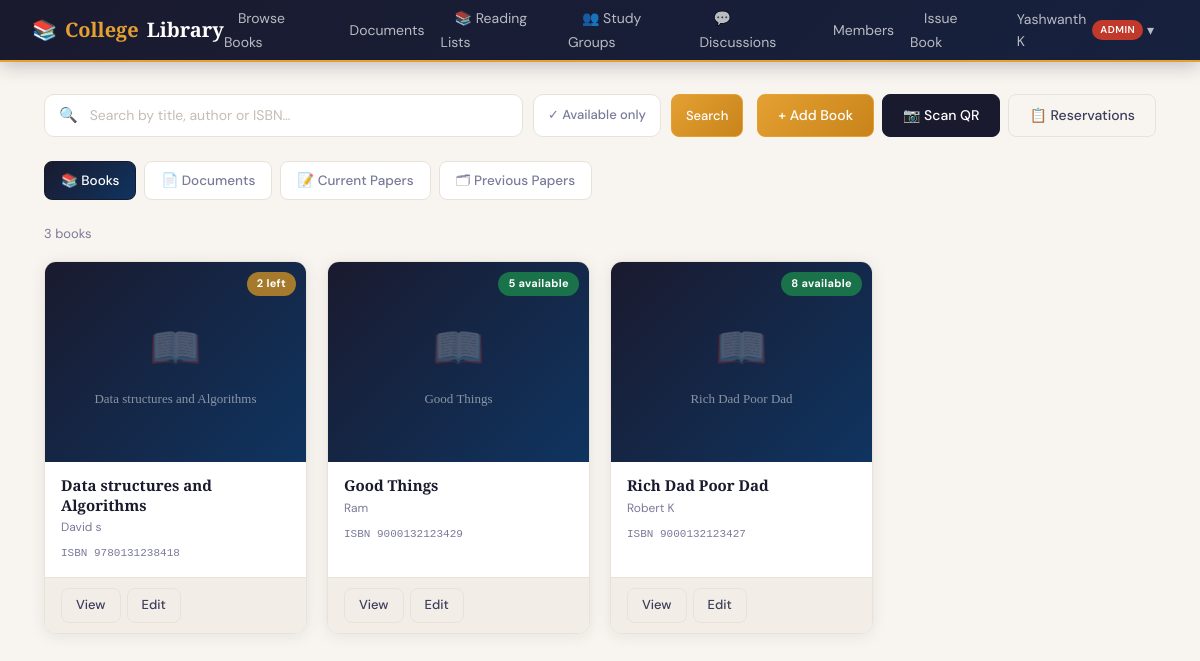
/books/ (signed in), run on the app's committed database.
### accounts/models.py (models this page shows, shortened)
class CustomUser(AbstractUser):
    class Role(models.TextChoices):
        ADMIN = 'ADMIN', 'Admin'
        LIBRARIAN = 'LIBRARIAN', 'Librarian'
        TEACHER = 'TEACHER', 'Teacher'
        STUDENT = 'STUDENT', 'Student'
    role = models.CharField(
        max_length=20,
        choices=Role.choices,
        default=Role.STUDENT,
    )
    phone_number = models.CharField(max_length=15, blank=True)
    department = models.CharField(max_length=100, blank=True)   # e.g. "Computer Science"
    student_id = models.CharField(max_length=20, blank=True, unique=True, null=True)
    profile_picture = models.ImageField(upload_to='profiles/', blank=True, null=True)
    is_approved = models.BooleanField(default=False)            # Admin must approve new members
    date_of_joining = models.DateField(auto_now_add=True)
    @property
    def can_manage_books(self):
        return self.role in (self.Role.ADMIN, self.Role.LIBRARIAN)

### books/models.py (models this page shows, shortened)
class Book(models.Model):
    title          = models.CharField(max_length=200, db_index=True)
    author         = models.CharField(max_length=200, db_index=True)
    isbn           = models.CharField(max_length=13, unique=True, db_index=True)
    published_date = models.DateField()
    quantity       = models.PositiveIntegerField(default=1)
    description    = models.TextField(blank=True)
    cover_image    = models.ImageField(upload_to='book_covers/', blank=True, null=True)
    cover_url      = models.URLField(blank=True)          # cached external URL fallback
    qr_code        = models.ImageField(upload_to='book_qrcodes/', blank=True, null=True)
    created_at     = models.DateTimeField(auto_now_add=True)
    updated_at     = models.DateTimeField(auto_now=True)
    added_by       = models.ForeignKey(
        settings.AUTH_USER_MODEL,
        on_delete=models.SET_NULL,
        null=True, blank=True,
        related_name='books_added',
    )
    class Meta:
        ordering = ['title']
    @property
    def is_available(self):
        return self.quantity > 0
    @property
    def cover(self):
        if self.cover_image:
            return self.cover_image.url
        if self.cover_url:
            return self.cover_url
        return None

### books/views.py (the view)
# urls.py: path('',                        views.book_list,    name='book_list'),
@login_required
@approved_required
def book_list(request):
    query  = request.GET.get('q', '')
    avail  = request.GET.get('avail', '')
    books  = Book.objects.all()
    if query:
        books = books.filter(Q(title__icontains=query) | Q(author__icontains=query) | Q(isbn__icontains=query))
    if avail == '1':
        books = books.filter(quantity__gt=0)
    user_reservations = {}
    if request.user.is_authenticated:
        for r in Reservation.objects.filter(
            user=request.user, status__in=['PENDING','NOTIFIED']
        ).select_related('book'):
            user_reservations[r.book_id] = r
    book_data = []
    for b in books:
        book_data.append({
            'book': b,
            'reservation': user_reservations.get(b.pk),
        })
    return render(request, 'books/book_list.html', {
        'book_data': book_data,
        'query': query,
        'avail': avail,
        'can_manage': request.user.can_manage_books,
    })

### books/templates/books/book_list.html (shortened to what this page needs)
{% extends 'base.html' %}
{% block content %}
<div class="page">
  <div class="catalogue-toolbar">
    <div class="search-row">
      <form method="get" style="display:flex;gap:10px;flex:1;flex-wrap:wrap;">
        <div class="search-box" style="flex:1;">
          <span class="s-icon">🔍</span>
          <input type="text" name="q" placeholder="Search by title, author or ISBN…" value="{{ query }}">
        </div>
        <a href="?{% if query %}q={{ query }}&{% endif %}avail={% if avail == '1' %}{% else %}1{% endif %}"
           class="filter-avail {% if avail == '1' %}active{% endif %}">
          ✓ Available only
        </a>
        <button type="submit" class="btn btn-gold btn-sm">Search</button>
      </form>
    </div>
    {% if can_manage %}
    <div class="staff-actions">
      <a href="{% url 'books:add_book' %}" class="btn btn-gold">+ Add Book</a>
      <a href="{% url 'books:qr_scanner' %}" class="btn btn-primary">📷 Scan QR</a>
      <a href="{% url 'books:all_reservations' %}" class="btn btn-outline">📋 Reservations</a>
    </div>
    {% endif %}
  </div>
  <div class="tab-row">
    <a href="{% url 'books:book_list' %}" class="tab-link active">📚 Books</a>
    <a href="{% url 'books:document_list' %}" class="tab-link">📄 Documents</a>
    <a href="{% url 'books:document_list' %}?type=QUESTION_CURR" class="tab-link">📝 Current Papers</a>
    <a href="{% url 'books:document_list' %}?type=QUESTION_PREV" class="tab-link">🗂 Previous Papers</a>
  </div>
  <div style="margin-bottom:16px;font-size:13px;color:var(--ink3);">
    {{ book_data|length }} book{{ book_data|length|pluralize }}
  </div>
  {% if book_data %}
  <div class="book-grid">
    {% for item in book_data %}
    {% with b=item.book r=item.reservation %}
    <div class="book-card">
      <div class="book-cover-wrap">
        {% if b.cover %}
          <img src="{{ b.cover }}" alt="{{ b.title }}" class="book-cover-img"
               onerror="this.style.display='none';this.nextElementSibling.style.display='flex';">
          <div class="book-cover-placeholder" style="display:none;">
            <div class="ph-icon">📖</div>
            <div class="ph-title">{{ b.title }}</div>
          </div>
        {% else %}
          <div class="book-cover-placeholder">
            <div class="ph-icon">📖</div>
            <div class="ph-title">{{ b.title }}</div>
          </div>
        {% endif %}
        {% if b.quantity == 0 %}
          <span class="avail-ribbon avail-out">Out of Stock</span>
        {% elif b.quantity <= 2 %}
          <span class="avail-ribbon avail-low">{{ b.quantity }} left</span>
        {% else %}
          <span class="avail-ribbon avail-ok">{{ b.quantity }} available</span>
        {% endif %}
      </div>
      <div class="book-info">
        <a href="{% url 'books:book_detail' b.pk %}" style="text-decoration:none;">
          <div class="book-title">{{ b.title }}</div>
        </a>
        <div class="book-author">{{ b.author }}</div>
        <div class="book-isbn">ISBN {{ b.isbn }}</div>
      </div>
      <div class="book-actions">
        <a href="{% url 'books:book_detail' b.pk %}" class="btn btn-outline btn-sm">View</a>
        {% if can_manage %}
          <a href="{% url 'books:edit_book' b.pk %}" class="btn btn-outline btn-sm">Edit</a>
        {% endif %}
      </div>
    </div>
    {% endwith %}
    {% endfor %}
  </div>
  {% endif %}
</div>
{% endblock %}

### templates/base.html (shortened to what this page needs)
<!DOCTYPE html>
<html lang="en">
<head>
</head>
<body>
{% if user.is_authenticated %}
<nav class="navbar">
  <a class="nav-brand" href="{% url 'accounts:dashboard' %}">📚 <span>College</span> Library</a>
  <ul class="nav-links">
    <li><a href="{% url 'books:book_list' %}">Browse Books</a></li>
    <li><a href="{% url 'books:document_list' %}">Documents</a></li>
    <li><a href="{% url 'social:reading_lists' %}">📚 Reading Lists</a></li>
    <li><a href="{% url 'social:study_rooms' %}">👥 Study Groups</a></li>
    <li><a href="{% url 'social:discussions' %}">💬 Discussions</a></li>
    {% if user.can_manage_books %}
      <li><a href="{% url 'accounts:manage_users' %}">Members</a></li>
      <li><a href="{% url 'accounts:issue_book' %}">Issue Book</a></li>
    {% else %}
      <li><a href="{% url 'accounts:my_borrows' %}">My Books</a></li>
    {% endif %}
    <li class="nav-dropdown">
      <a href="#" class="nav-dropdown-toggle">
        {{ user.get_full_name|default:user.username }}
        <span class="nav-role-badge role-{{ user.role|lower }}">{{ user.get_role_display }}</span>
        &nbsp;▾
      </a>
    </li>
  </ul>
</nav>
{% endif %}
{% block content %}{% endblock %}
</body>
</html>

### templates/base.html (style rules this page uses)
:root { --navy: #1a1a2e; --navy-mid: #16213e; --navy-deep: #0f3460; --gold: #e5a032; --gold-dk: #c8841a; --gold-lt: #fdf3e0; --gold-bd: #f0d79a; --cream: #f8f5f0; --paper: #f2ede6; --border: #e8e2d9; --ink: #1a1a2e; --ink2: #3d3d5c; --ink3: #7a7a9a; --white: #ffffff; --danger: #c0392b; --success: #1a7a4a; --warn: #b5832a; --info: #0d6e6e; --radius: 10px; --shadow: 0 2px 16px rgba(26,26,46,0.08); --shadow-lg: 0 8px 40px rgba(26,26,46,0.16); }
*, *::before, *::after { box-sizing: border-box; margin: 0; padding: 0; }
body { font-family: 'DM Sans', sans-serif; background: var(--cream); color: var(--ink); min-height: 100vh; font-size: 15px; line-height: 1.6; }
.navbar { background: linear-gradient(135deg, var(--navy) 0%, var(--navy-mid) 100%); padding: 0 32px; height: 62px; display: flex; align-items: center; justify-content: space-between; position: sticky; top: 0; z-index: 200; border-bottom: 2px solid var(--gold); box-shadow: 0 2px 20px rgba(26,26,46,0.3); }
.nav-brand { font-family: 'Playfair Display', serif; font-size: 20px; font-weight: 700; color: #fff; text-decoration: none; display: flex; align-items: center; gap: 8px; }
.nav-brand span { color: var(--gold); }
.nav-links { display: flex; align-items: center; gap: 2px; list-style: none; }
.nav-links a { color: rgba(255,255,255,0.7); text-decoration: none; font-size: 14px; font-weight: 400; padding: 7px 14px; border-radius: 8px; transition: all 0.2s; }
.nav-role-badge { font-size: 10px; font-weight: 600; padding: 2px 8px; border-radius: 20px; margin-left: 6px; text-transform: uppercase; letter-spacing: 0.5px; }
.role-admin { background: #c0392b; color: #fff; }
.nav-dropdown { position: relative; }
.nav-dropdown-toggle { cursor: pointer; display: flex; align-items: center; }
.page { padding: 32px 24px; max-width: 1160px; margin: 0 auto; }
.btn { display: inline-flex; align-items: center; gap: 6px; padding: 9px 20px; border-radius: 8px; font-family: 'DM Sans', sans-serif; font-size: 14px; font-weight: 500; cursor: pointer; border: 1.5px solid transparent; text-decoration: none; transition: all 0.18s; white-space: nowrap; }
.btn-primary { background: var(--navy); color: #fff; border-color: var(--navy); }
.btn-gold { background: linear-gradient(135deg, var(--gold), var(--gold-dk)); color: #fff; border-color: var(--gold); }
.btn-outline { background: transparent; color: var(--ink2); border-color: var(--border); }
.btn-sm { padding: 6px 14px; font-size: 13px; }
input, select, textarea { width: 100%; padding: 11px 14px; border: 1.5px solid var(--border); border-radius: 8px; background: #fff; font-family: 'DM Sans', sans-serif; font-size: 14px; color: var(--ink); transition: border-color 0.2s, box-shadow 0.2s; outline: none; }
input::placeholder { color: #c4bdb5; }

### data on the page
CustomUser: get_full_name "Yashwanth K", role "ADMIN"
Book: book "Data structures and Algorithms", book.quantity "2", book.author "David s", book.isbn "9780131238418"
Book: book "Good Things", book.quantity "5", book.author "Ram", book.isbn "9000132123429"
Book: book "Rich Dad Poor Dad", book.quantity "8", book.author "Robert K", book.isbn "9000132123427"

### other printed values
{{ book_data|length }} "3"
